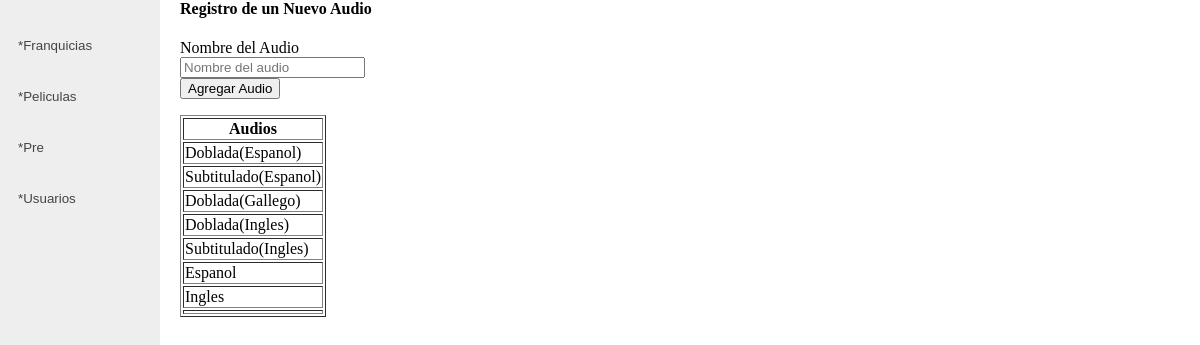
/modoadmin/GestiondePeliculas/audio.php, run on the app's committed database.
### tables this page shows
CREATE TABLE `audio_pelicula` (
  `id_audio` int(2) NOT NULL AUTO_INCREMENT,
  `audio_pelicula` varchar(30) NOT NULL,
  PRIMARY KEY (`id_audio`)
);

### modoadmin/GestiondePeliculas/audio.php (the view)
<?php
require '../conexion/conexion.php';
$resultado = $pdo->query("Select audio_pelicula from audio_pelicula");
?>
<div>
    <?php require '../menus/menu_lado.php'; ?>
</div>
<div id="formularios">
    <div class="encabezado">
        <h4>
            Registro de un Nuevo Audio
        </h4>
    </div>
    <div class="cuerpo">
        <form class="formulario" action="save_audio.php" method="post" >
            <div>
                <label>Nombre del Audio</label>
                <br>
                <input type="text" required placeholder="Nombre del audio" name="nombre_audio">
            </div>
            <div class="botones">
                <button type="submit" class="btn btn-success" name="boton_guardar_audio">Agregar Audio</button>
            </div>
        </form>
    </div>
</div>
<div>
    <table id="tablas" border="1">
        <thead>
        <tr>
            <th>Audios</th>
        </tr>
        </thead>
        <tbody>
        <?php foreach ($resultado as $audio): ?>
            <tr>
                <td><?php echo $audio['audio_pelicula']?></td>
            </tr>
        <?php endforeach;?>
        </tbody>
    </table>
</div>

### modoadmin/menus/menu_lado.php (style rules this page uses)
body { margin: 0px; margin-left: 180px; }

### data on the page
audio_pelicula: audio_pelicula "Doblada(Espanol)"
audio_pelicula: audio_pelicula "Subtitulado(Espanol)"
audio_pelicula: audio_pelicula "Doblada(Gallego)"
audio_pelicula: audio_pelicula "Doblada(Ingles)"
audio_pelicula: audio_pelicula "Subtitulado(Ingles)"
audio_pelicula: audio_pelicula "Espanol"
audio_pelicula: audio_pelicula "Ingles"
